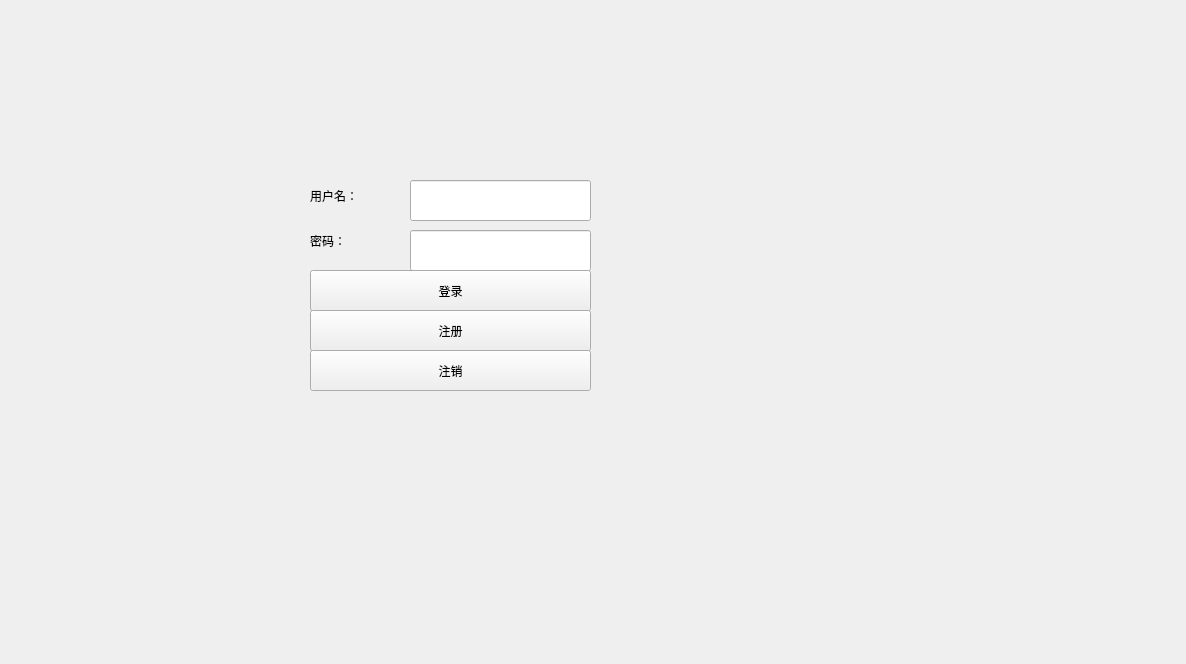
<?xml version="1.0" encoding="UTF-8"?>
<ui version="4.0">
 <class>TcpClient2</class>
 <widget class="QWidget" name="TcpClient2">
  <property name="geometry">
   <rect>
    <x>0</x>
    <y>0</y>
    <width>1186</width>
    <height>664</height>
   </rect>
  </property>
  <property name="windowTitle">
   <string>TcpClient2</string>
  </property>
  <property name="windowIcon">
   <iconset theme="accessories-character-map"/>
  </property>
  <widget class="QLineEdit" name="userName">
   <property name="geometry">
    <rect>
     <x>410</x>
     <y>180</y>
     <width>181</width>
     <height>41</height>
    </rect>
   </property>
  </widget>
  <widget class="QLineEdit" name="pwd">
   <property name="geometry">
    <rect>
     <x>410</x>
     <y>230</y>
     <width>181</width>
     <height>41</height>
    </rect>
   </property>
  </widget>
  <widget class="QLabel" name="label">
   <property name="geometry">
    <rect>
     <x>310</x>
     <y>180</y>
     <width>91</width>
     <height>31</height>
    </rect>
   </property>
   <property name="text">
    <string>用户名：</string>
   </property>
  </widget>
  <widget class="QLabel" name="label_2">
   <property name="geometry">
    <rect>
     <x>310</x>
     <y>220</y>
     <width>91</width>
     <height>41</height>
    </rect>
   </property>
   <property name="text">
    <string>密码：</string>
   </property>
  </widget>
  <widget class="QPushButton" name="loginButton">
   <property name="geometry">
    <rect>
     <x>310</x>
     <y>270</y>
     <width>281</width>
     <height>41</height>
    </rect>
   </property>
   <property name="text">
    <string>登录</string>
   </property>
  </widget>
  <widget class="QPushButton" name="registButton">
   <property name="geometry">
    <rect>
     <x>310</x>
     <y>310</y>
     <width>281</width>
     <height>41</height>
    </rect>
   </property>
   <property name="text">
    <string>注册</string>
   </property>
  </widget>
  <widget class="QPushButton" name="cancelButton">
   <property name="geometry">
    <rect>
     <x>310</x>
     <y>350</y>
     <width>281</width>
     <height>41</height>
    </rect>
   </property>
   <property name="text">
    <string>注销</string>
   </property>
  </widget>
 </widget>
 <resources/>
 <connections/>
</ui>
